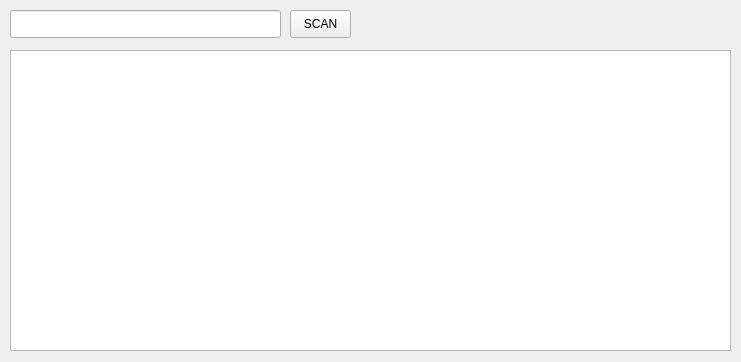
<?xml version="1.0" encoding="UTF-8"?>
<ui version="4.0">
 <class>MainWindow</class>
 <widget class="QMainWindow" name="MainWindow">
  <property name="geometry">
   <rect>
    <x>0</x>
    <y>0</y>
    <width>741</width>
    <height>362</height>
   </rect>
  </property>
  <property name="windowTitle">
   <string>MainWindow</string>
  </property>
  <widget class="QWidget" name="centralWidget">
   <widget class="QLineEdit" name="lineEdit">
    <property name="geometry">
     <rect>
      <x>10</x>
      <y>10</y>
      <width>271</width>
      <height>28</height>
     </rect>
    </property>
   </widget>
   <widget class="QTextEdit" name="textEdit">
    <property name="geometry">
     <rect>
      <x>10</x>
      <y>50</y>
      <width>721</width>
      <height>301</height>
     </rect>
    </property>
   </widget>
   <widget class="QPushButton" name="pushButton">
    <property name="geometry">
     <rect>
      <x>290</x>
      <y>10</y>
      <width>61</width>
      <height>28</height>
     </rect>
    </property>
    <property name="text">
     <string>SCAN</string>
    </property>
   </widget>
  </widget>
 </widget>
 <layoutdefault spacing="6" margin="11"/>
 <resources/>
 <connections/>
</ui>
